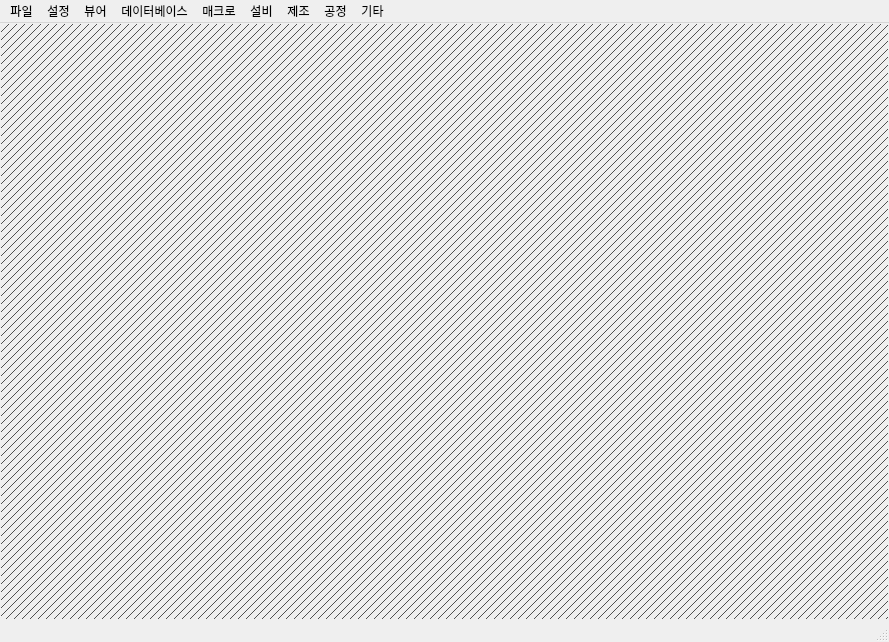
<?xml version="1.0" encoding="UTF-8"?>
<ui version="4.0">
 <class>MainWindow</class>
 <widget class="QMainWindow" name="MainWindow">
  <property name="geometry">
   <rect>
    <x>0</x>
    <y>0</y>
    <width>889</width>
    <height>642</height>
   </rect>
  </property>
  <property name="windowTitle">
   <string>MainWindow</string>
  </property>
  <widget class="QWidget" name="centralwidget">
   <layout class="QGridLayout" name="gridLayout">
    <property name="leftMargin">
     <number>1</number>
    </property>
    <property name="topMargin">
     <number>1</number>
    </property>
    <property name="rightMargin">
     <number>1</number>
    </property>
    <property name="bottomMargin">
     <number>1</number>
    </property>
    <property name="spacing">
     <number>0</number>
    </property>
    <item row="0" column="0">
     <widget class="QMdiArea" name="mdiArea">
      <property name="sizePolicy">
       <sizepolicy hsizetype="Expanding" vsizetype="Expanding">
        <horstretch>0</horstretch>
        <verstretch>0</verstretch>
       </sizepolicy>
      </property>
      <property name="background">
       <brush brushstyle="BDiagPattern">
        <color alpha="255">
         <red>80</red>
         <green>80</green>
         <blue>80</blue>
        </color>
       </brush>
      </property>
     </widget>
    </item>
   </layout>
  </widget>
  <widget class="QMenuBar" name="menubar">
   <property name="geometry">
    <rect>
     <x>0</x>
     <y>0</y>
     <width>889</width>
     <height>33</height>
    </rect>
   </property>
   <widget class="QMenu" name="menu">
    <property name="title">
     <string>파일</string>
    </property>
    <addaction name="actionOpen"/>
   </widget>
   <widget class="QMenu" name="menu_2">
    <property name="title">
     <string>데이터베이스</string>
    </property>
    <widget class="QMenu" name="menuDB">
     <property name="title">
      <string>DB</string>
     </property>
     <addaction name="mn_mariadb"/>
     <addaction name="actionSQLIte"/>
    </widget>
    <addaction name="menuDB"/>
   </widget>
   <widget class="QMenu" name="menu_3">
    <property name="title">
     <string>설비</string>
    </property>
    <widget class="QMenu" name="menu_8">
     <property name="title">
      <string>측정설비</string>
     </property>
     <addaction name="mn_pltrend"/>
     <addaction name="action"/>
     <addaction name="mn_susceptormaker"/>
    </widget>
    <widget class="QMenu" name="menuMOCVD">
     <property name="title">
      <string>MOCVD</string>
     </property>
     <addaction name="mn_mocvd"/>
     <addaction name="mn_source_manager"/>
     <addaction name="mn_pm_manager"/>
    </widget>
    <addaction name="menuMOCVD"/>
    <addaction name="menu_8"/>
    <addaction name="action_2"/>
   </widget>
   <widget class="QMenu" name="menu_4">
    <property name="title">
     <string>제조</string>
    </property>
   </widget>
   <widget class="QMenu" name="menu_5">
    <property name="title">
     <string>공정</string>
    </property>
   </widget>
   <widget class="QMenu" name="menu_6">
    <property name="title">
     <string>기타</string>
    </property>
   </widget>
   <widget class="QMenu" name="menu_7">
    <property name="title">
     <string>설정</string>
    </property>
    <addaction name="mn_settings_window"/>
   </widget>
   <widget class="QMenu" name="menu_9">
    <property name="title">
     <string>매크로</string>
    </property>
    <addaction name="mn_fmmacro"/>
    <addaction name="actionEES"/>
    <addaction name="actionWindows"/>
    <addaction name="actionPL"/>
    <addaction name="mn_safety"/>
   </widget>
   <widget class="QMenu" name="menu_10">
    <property name="title">
     <string>뷰어</string>
    </property>
    <addaction name="actionPL_Viewer"/>
    <addaction name="actionXRD_Viewer"/>
   </widget>
   <addaction name="menu"/>
   <addaction name="menu_7"/>
   <addaction name="menu_10"/>
   <addaction name="menu_2"/>
   <addaction name="menu_9"/>
   <addaction name="menu_3"/>
   <addaction name="menu_4"/>
   <addaction name="menu_5"/>
   <addaction name="menu_6"/>
  </widget>
  <widget class="QStatusBar" name="statusbar"/>
  <action name="mn_settings_window">
   <property name="text">
    <string>환경설정</string>
   </property>
  </action>
  <action name="mn_pltrend">
   <property name="text">
    <string>PL트렌드</string>
   </property>
  </action>
  <action name="action">
   <property name="text">
    <string>설비관리</string>
   </property>
  </action>
  <action name="mn_mocvd">
   <property name="text">
    <string>MOCVD</string>
   </property>
  </action>
  <action name="mn_mariadb">
   <property name="text">
    <string>MariaDB</string>
   </property>
  </action>
  <action name="action_2">
   <property name="text">
    <string>로봇제어</string>
   </property>
  </action>
  <action name="mn_fmmacro">
   <property name="text">
    <string>Factory Modeler</string>
   </property>
  </action>
  <action name="actionEES">
   <property name="text">
    <string>EES</string>
   </property>
  </action>
  <action name="actionWindows">
   <property name="text">
    <string>Windows</string>
   </property>
  </action>
  <action name="actionPL">
   <property name="text">
    <string>PL</string>
   </property>
  </action>
  <action name="actionPL_Viewer">
   <property name="text">
    <string>PL Viewer</string>
   </property>
  </action>
  <action name="actionXRD_Viewer">
   <property name="text">
    <string>XRD Viewer</string>
   </property>
  </action>
  <action name="actionOpen">
   <property name="text">
    <string>Open</string>
   </property>
  </action>
  <action name="mn_safety">
   <property name="text">
    <string>안전교육</string>
   </property>
  </action>
  <action name="mn_susceptormaker">
   <property name="text">
    <string>Susceptor Maker</string>
   </property>
  </action>
  <action name="mn_source_manager">
   <property name="text">
    <string>소스관리</string>
   </property>
  </action>
  <action name="mn_pm_manager">
   <property name="text">
    <string>PM 일정 관리</string>
   </property>
  </action>
  <action name="actionSQLIte">
   <property name="text">
    <string>SQLIte</string>
   </property>
  </action>
 </widget>
 <resources/>
 <connections/>
</ui>
